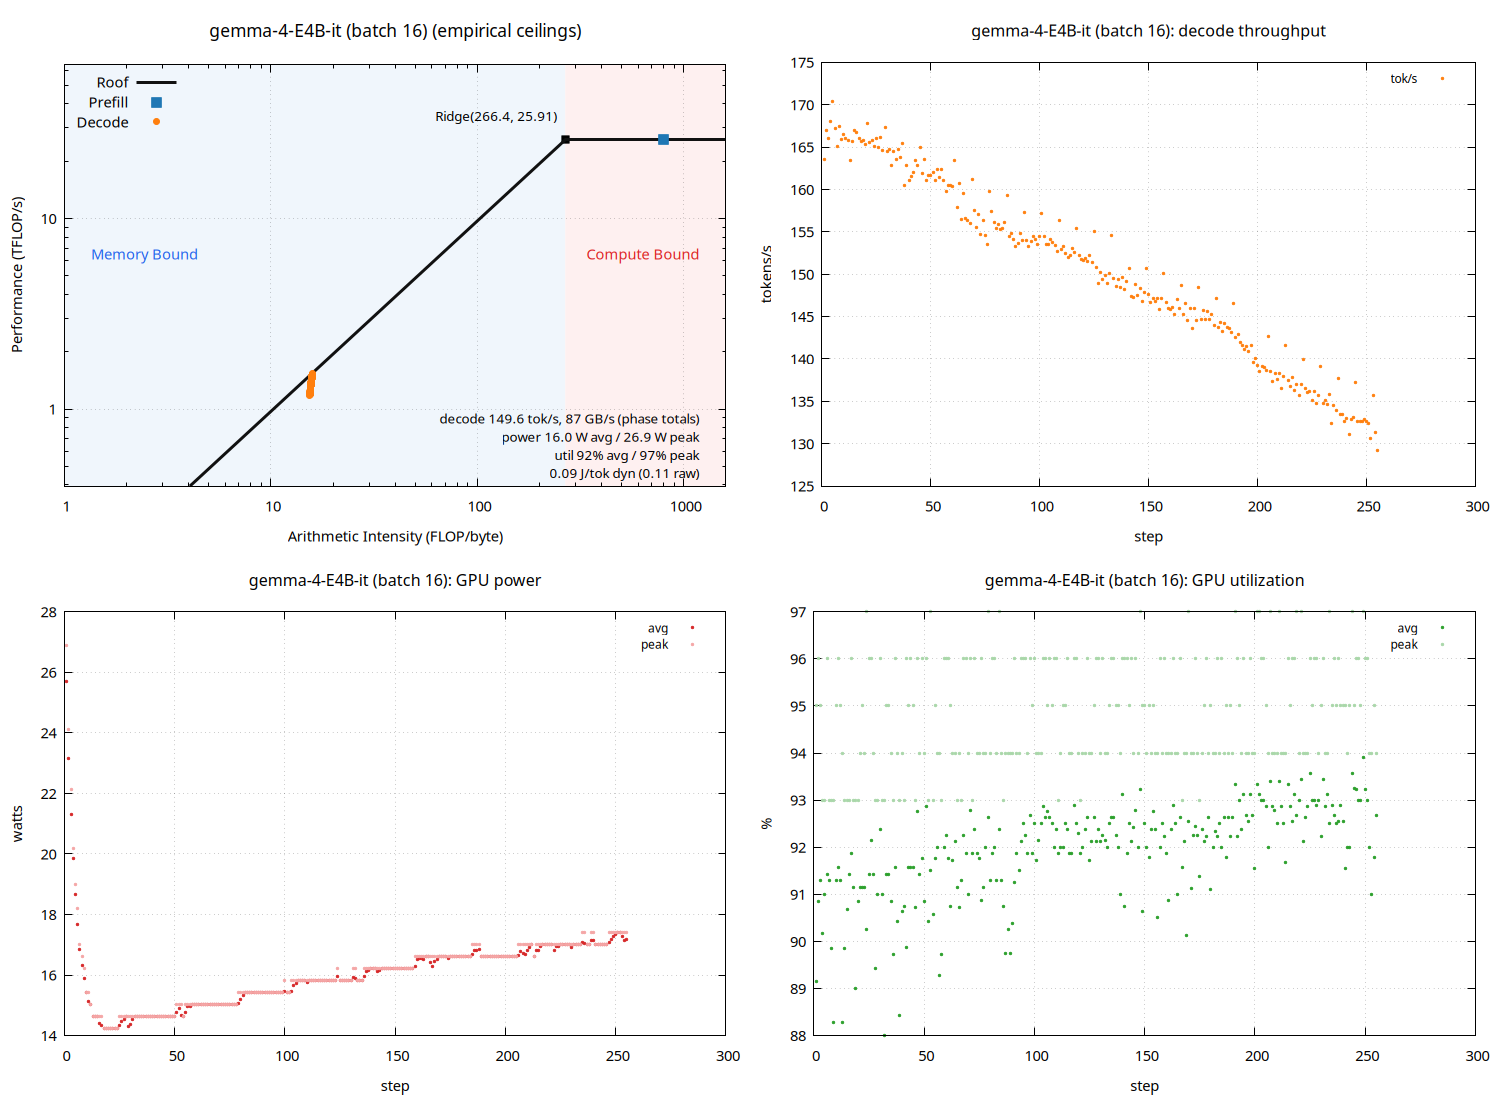

Generate this figure with gnuplot:
set terminal pngcairo size 1500,1100 enhanced font 'Sans,11'
set output 'sweep_thor_tf/gemma_b016_roofline.png'
set datafile separator "\t"
set datafile missing 'NaN'
set multiplot layout 2,2
unset label
unset object
unset arrow
set title "gemma-4-E4B-it (batch 16) (empirical ceilings)" font ',13'
set xlabel "Arithmetic Intensity (FLOP/byte)"
set ylabel "Performance (TFLOP/s)"
set logscale xy
set xrange [1:1600.47]
set yrange [0.394188:64.7857]
set grid xtics ytics
set key top left
set object 1 rectangle from graph 0, graph 0 to first 266.415, graph 1 \
    fillcolor rgb '#dce9f7' fillstyle solid 0.45 noborder behind
set object 2 rectangle from first 266.415, graph 0 to graph 1, graph 1 \
    fillcolor rgb '#fbdcdc' fillstyle solid 0.45 noborder behind
set label 1 "Memory Bound" at graph 0.04, graph 0.55 left \
    textcolor rgb '#2563eb' font ',11'
set label 2 "Compute Bound" at graph 0.96, graph 0.55 right \
    textcolor rgb '#dc2626' font ',11'
set label 3 "Ridge(266.4, 25.91)" \
    at first 266.415, first 25.9143 right \
    point pointtype 5 pointsize 1.2 \
    offset character -1.5, character 1 font ',10'
set label 4 "decode 149.6 tok/s, 87 GB/s (phase totals)\npower 16.0 W avg / 26.9 W peak\nutil 92% avg / 97% peak\n0.09 J/tok dyn (0.11 raw)" at graph 0.96, graph 0.16 right font ',10'
peak_t = 25.9143
peak_b = 97.2704
roof(x) = (x * peak_b / 1000.0 < peak_t) ? x * peak_b / 1000.0 : peak_t
plot roof(x) with lines linewidth 3 linecolor rgb '#111111' title 'Roof', \
     'sweep_thor_tf/gemma_b016_roofline.dat' using 3:(strcol(2) eq 'prefill' ? $4 : 1/0) with points \
         pointtype 5 pointsize 1.6 linecolor rgb '#1f77b4' title 'Prefill', \
     'sweep_thor_tf/gemma_b016_roofline.dat' using 3:(strcol(2) eq 'decode' ? $4 : 1/0) with points \
         pointtype 7 pointsize 1.0 linecolor rgb '#ff7f0e' title 'Decode'

unset label
unset object
unset arrow
unset logscale
set xrange [*:*]
set yrange [*:*]
set title "gemma-4-E4B-it (batch 16): decode throughput" font ',12'
set xlabel "step"
set ylabel "tokens/s"
set grid xtics ytics
set key top right font ',9'
plot 'sweep_thor_tf/gemma_b016_roofline.dat' using 1:(strcol(2) eq 'decode' ? $5 : 1/0) with points pointtype 7 pointsize 0.4 linecolor rgb '#ff7f0e' title 'tok/s'

unset label
unset object
unset arrow
unset logscale
set xrange [*:*]
set yrange [*:*]
set title "gemma-4-E4B-it (batch 16): GPU power" font ',12'
set xlabel "step"
set ylabel "watts"
set grid xtics ytics
set key top right font ',9'
plot 'sweep_thor_tf/gemma_b016_roofline.dat' using 1:(strcol(2) eq 'decode' ? $6 : 1/0) with points pointtype 7 pointsize 0.4 linecolor rgb '#d62728' title 'avg', \
     'sweep_thor_tf/gemma_b016_roofline.dat' using 1:(strcol(2) eq 'decode' ? $8 : 1/0) with points pointtype 7 pointsize 0.4 linecolor rgb '#f4a6a6' title 'peak'

unset label
unset object
unset arrow
unset logscale
set xrange [*:*]
set yrange [*:*]
set title "gemma-4-E4B-it (batch 16): GPU utilization" font ',12'
set xlabel "step"
set ylabel "%"
set grid xtics ytics
set key top right font ',9'
plot 'sweep_thor_tf/gemma_b016_roofline.dat' using 1:(strcol(2) eq 'decode' ? $7 : 1/0) with points pointtype 7 pointsize 0.4 linecolor rgb '#2ca02c' title 'avg', \
     'sweep_thor_tf/gemma_b016_roofline.dat' using 1:(strcol(2) eq 'decode' ? $9 : 1/0) with points pointtype 7 pointsize 0.4 linecolor rgb '#a9d7a9' title 'peak'

unset multiplot
